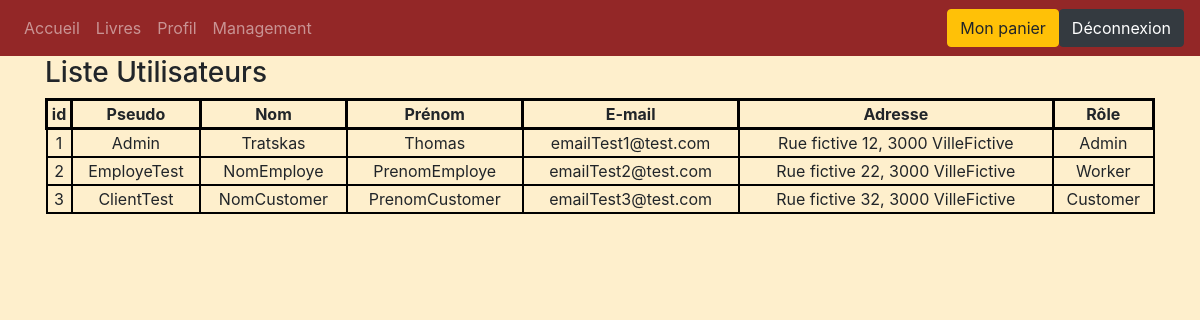
The app's page /controllers/usermanagement (signed in) with its own data.
### tables this page shows
create table `user`(
	id_user int(11) auto_increment,
	login varchar(50),
	password varchar(255),
	name varchar(50),
	surname varchar(50),
	adress varchar(255),
	mail varchar(100),
	role int(11),
	primary key(id_user),
	foreign key (role) references `role`(id_role)
);

create table `role`(
	id_role int(11),
	name varchar(50),
	primary key(id_role)
);

### controllers/usermanagement.php (called while the page is built, shortened)
<?php
	require 'models/user.php';
	$users = user::getAll();
	include('views/usermanagement.php');
?>

### models/user.php (called while the page is built, shortened)
<?php
	require_once 'role.php';
	class User {
		private $id_user;
		private $login;
		private $name;
		private $surname;
		private $adress;
		private $mail;
		private $role;
		private $role_name;
		public static function getAll(){
			$db = getDB();
			$reponse = $db->query('SELECT * FROM USER');
			$reponse->setFetchMode(PDO::FETCH_CLASS, 'User');
			$donnees = $reponse->fetchAll();
			return $donnees;
		}
		public function getLogin(){
			return $this->login;
		}
		public function getId_user(){
			return $this->id_user;
		}
		public function getName(){
			return $this->name;
		}
		public function getSurname(){
			return $this->surname;
		}
		public function getAdress(){
			return $this->adress;
		}
		public function getMail(){
			return $this->mail;
		}
		public function setRole_Name(){
			$tmpRole = Role::get(array('id_role' => $this->role));
			$this->role_name = $tmpRole->getName();
		}
		public function getRole_Name(){
			$this->setRole_Name();
			return $this->role_name;
		}
	}
?>

### models/role.php (called while the page is built, shortened)
<?php
	class Role {
		private $name;
		public static function get($values) {
			$db = getDB();
			$query = 'SELECT * FROM ROLE WHERE';
			foreach ($values as $name => $value) {
				$query = $query.' '.$name.' = :'.$name.' and';
			}
			$query = substr($query, 0, -4);
			$reponse = $db->prepare($query);
			$reponse->execute($values);
			$reponse->setFetchMode(PDO::FETCH_CLASS, 'Role');
			$donnees = $reponse->fetch();
			return $donnees;
		}
		public function getName(){
			return $this->name;
		}
	}
?>

### views/usermanagement.php (the view, shortened to what this page needs)
	<h3> Liste Utilisateurs</h3>
	<div>
		<table>
			<tr>
				<th scope="col">id</th>
				<th scope="col">Pseudo</th>
				<th scope="col">Nom</th>
				<th scope="col">Prénom</th>
				<th scope="col">E-mail</th>
				<th scope="col">Adresse</th>
				<th scope="col">Rôle</th>
			</tr>
			<?php foreach($users as $user):?>
			<tr>
				<td><?=$user->getId_user();?></td>
				<td><?=$user->getLogin();?></td>
				<td><?=$user->getName();?></td>
				<td><?=$user->getSurname();?></td>
				<td><?=$user->getMail();?></td>
				<td><?=$user->getAdress();?></td>
				<td><?=$user->getRole_Name();?></td>
			</tr>
			<?php endforeach ?>
		</table>
	</div>
<?php
	include 'includes/layout.php';
?>

### css/style.css (style rules this page uses)
body { background-color: #feefcc; }
table { border-width:1px; border-style:solid; border-color:black; border-collapse: collapse; width:100%; }
tr { border-width:2px; border-style:solid; border-color:black; border-collapse: collapse; }
td { text-align: center; vertical-align: middle; border-width:2px; border-style:solid; border-color:black; border-collapse: collapse; }
th { text-align: center; vertical-align: middle; border-width:3x; border-style:solid; border-color:black; border-collapse: collapse; }

### records on screen
user: id_user "1", login "Admin", name "Tratskas", surname "Thomas", mail "emailTest1@test.com", adress "Rue fictive 12, 3000 VilleFictive", role.name "Admin"
user: id_user "2", login "EmployeTest", name "NomEmploye", surname "PrenomEmploye", mail "emailTest2@test.com", adress "Rue fictive 22, 3000 VilleFictive", role.name "Worker"
user: id_user "3", login "ClientTest", name "NomCustomer", surname "PrenomCustomer", mail "emailTest3@test.com", adress "Rue fictive 32, 3000 VilleFictive", role.name "Customer"
